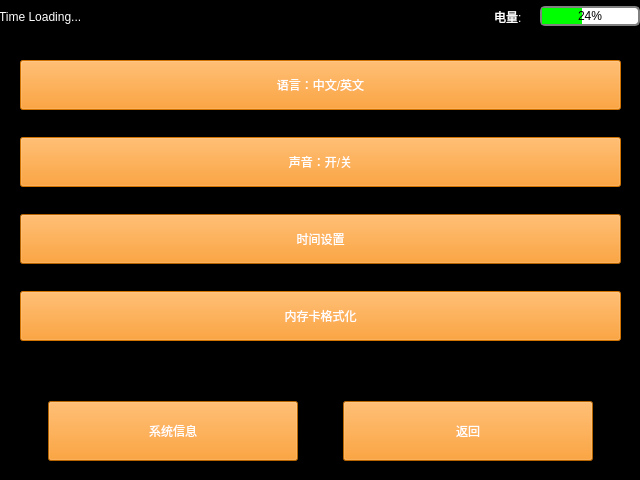
<?xml version="1.0" encoding="UTF-8"?>
<ui version="4.0">
 <class>SettingWindow</class>
 <widget class="QMainWindow" name="SettingWindow">
  <property name="geometry">
   <rect>
    <x>0</x>
    <y>0</y>
    <width>640</width>
    <height>480</height>
   </rect>
  </property>
  <property name="windowTitle">
   <string>MainWindow</string>
  </property>
  <widget class="QWidget" name="centralwidget">
   <widget class="QWidget" name="horizontalWidget" native="true">
    <property name="geometry">
     <rect>
      <x>-1</x>
      <y>-1</y>
      <width>641</width>
      <height>35</height>
     </rect>
    </property>
    <property name="maximumSize">
     <size>
      <width>16777215</width>
      <height>35</height>
     </size>
    </property>
    <property name="styleSheet">
     <string notr="true">background-color:black</string>
    </property>
    <layout class="QHBoxLayout" name="horizontalLayout">
     <item>
      <widget class="QLabel" name="datetime">
       <property name="maximumSize">
        <size>
         <width>200</width>
         <height>16777215</height>
        </size>
       </property>
       <property name="styleSheet">
        <string notr="true">color:white</string>
       </property>
       <property name="text">
        <string>Time Loading...</string>
       </property>
      </widget>
     </item>
     <item>
      <widget class="QLabel" name="tips">
       <property name="maximumSize">
        <size>
         <width>300</width>
         <height>16777215</height>
        </size>
       </property>
       <property name="styleSheet">
        <string notr="true">color:white</string>
       </property>
       <property name="text">
        <string/>
       </property>
      </widget>
     </item>
     <item>
      <widget class="QLabel" name="battery">
       <property name="maximumSize">
        <size>
         <width>40</width>
         <height>16777215</height>
        </size>
       </property>
       <property name="styleSheet">
        <string notr="true">color:white</string>
       </property>
       <property name="text">
        <string>电量:</string>
       </property>
      </widget>
     </item>
     <item>
      <widget class="QProgressBar" name="progressBar">
       <property name="minimumSize">
        <size>
         <width>100</width>
         <height>20</height>
        </size>
       </property>
       <property name="maximumSize">
        <size>
         <width>100</width>
         <height>20</height>
        </size>
       </property>
       <property name="styleSheet">
        <string notr="true">QProgressBar {   border: 2px solid grey;   border-radius: 5px;   background-color: #FFFFFF;}QProgressBar::chunk {   background-color: #00FF00;   width: 20px;}QProgressBar {   border: 2px solid grey;   border-radius: 5px;   text-align: center;}</string>
       </property>
       <property name="value">
        <number>24</number>
       </property>
      </widget>
     </item>
    </layout>
   </widget>
   <widget class="QWidget" name="gridWidget" native="true">
    <property name="geometry">
     <rect>
      <x>0</x>
      <y>30</y>
      <width>641</width>
      <height>451</height>
     </rect>
    </property>
    <property name="styleSheet">
     <string notr="true">background-color:black</string>
    </property>
    <layout class="QGridLayout" name="gridLayout">
     <item row="0" column="0">
      <widget class="QWidget" name="verticalWidget" native="true">
       <layout class="QVBoxLayout" name="verticalLayout">
        <property name="leftMargin">
         <number>20</number>
        </property>
        <property name="rightMargin">
         <number>20</number>
        </property>
        <item>
         <widget class="QPushButton" name="languageButton">
          <property name="enabled">
           <bool>false</bool>
          </property>
          <property name="minimumSize">
           <size>
            <width>0</width>
            <height>50</height>
           </size>
          </property>
          <property name="maximumSize">
           <size>
            <width>16777215</width>
            <height>50</height>
           </size>
          </property>
          <property name="styleSheet">
           <string notr="true">color:white;background-color:#FF8C00</string>
          </property>
          <property name="text">
           <string>语言：中文/英文</string>
          </property>
         </widget>
        </item>
        <item>
         <widget class="QPushButton" name="soundButton">
          <property name="enabled">
           <bool>false</bool>
          </property>
          <property name="minimumSize">
           <size>
            <width>0</width>
            <height>50</height>
           </size>
          </property>
          <property name="maximumSize">
           <size>
            <width>16777215</width>
            <height>50</height>
           </size>
          </property>
          <property name="styleSheet">
           <string notr="true">color:white;background-color:#FF8C00</string>
          </property>
          <property name="text">
           <string>声音：开/关</string>
          </property>
         </widget>
        </item>
        <item>
         <widget class="QPushButton" name="timeButton">
          <property name="minimumSize">
           <size>
            <width>0</width>
            <height>50</height>
           </size>
          </property>
          <property name="maximumSize">
           <size>
            <width>16777215</width>
            <height>50</height>
           </size>
          </property>
          <property name="styleSheet">
           <string notr="true">color:white;background-color:#FF8C00</string>
          </property>
          <property name="text">
           <string>时间设置</string>
          </property>
         </widget>
        </item>
        <item>
         <widget class="QPushButton" name="sdcardButton">
          <property name="enabled">
           <bool>false</bool>
          </property>
          <property name="minimumSize">
           <size>
            <width>0</width>
            <height>50</height>
           </size>
          </property>
          <property name="maximumSize">
           <size>
            <width>16777215</width>
            <height>50</height>
           </size>
          </property>
          <property name="styleSheet">
           <string notr="true">color:white;background-color:#FF8C00</string>
          </property>
          <property name="text">
           <string>内存卡格式化</string>
          </property>
         </widget>
        </item>
       </layout>
      </widget>
     </item>
     <item row="1" column="0">
      <widget class="QWidget" name="horizontalWidget_2" native="true">
       <property name="maximumSize">
        <size>
         <width>16777215</width>
         <height>100</height>
        </size>
       </property>
       <layout class="QHBoxLayout" name="horizontalLayout_3">
        <item>
         <widget class="QPushButton" name="systemInfoButton">
          <property name="minimumSize">
           <size>
            <width>250</width>
            <height>60</height>
           </size>
          </property>
          <property name="maximumSize">
           <size>
            <width>250</width>
            <height>60</height>
           </size>
          </property>
          <property name="styleSheet">
           <string notr="true">color:white;background-color:#FF8C00</string>
          </property>
          <property name="text">
           <string>系统信息</string>
          </property>
         </widget>
        </item>
        <item>
         <widget class="QPushButton" name="returnButton">
          <property name="minimumSize">
           <size>
            <width>250</width>
            <height>60</height>
           </size>
          </property>
          <property name="maximumSize">
           <size>
            <width>250</width>
            <height>60</height>
           </size>
          </property>
          <property name="styleSheet">
           <string notr="true">color:white;background-color:#FF8C00</string>
          </property>
          <property name="text">
           <string>返回</string>
          </property>
         </widget>
        </item>
       </layout>
      </widget>
     </item>
    </layout>
   </widget>
  </widget>
 </widget>
 <resources/>
 <connections/>
</ui>
